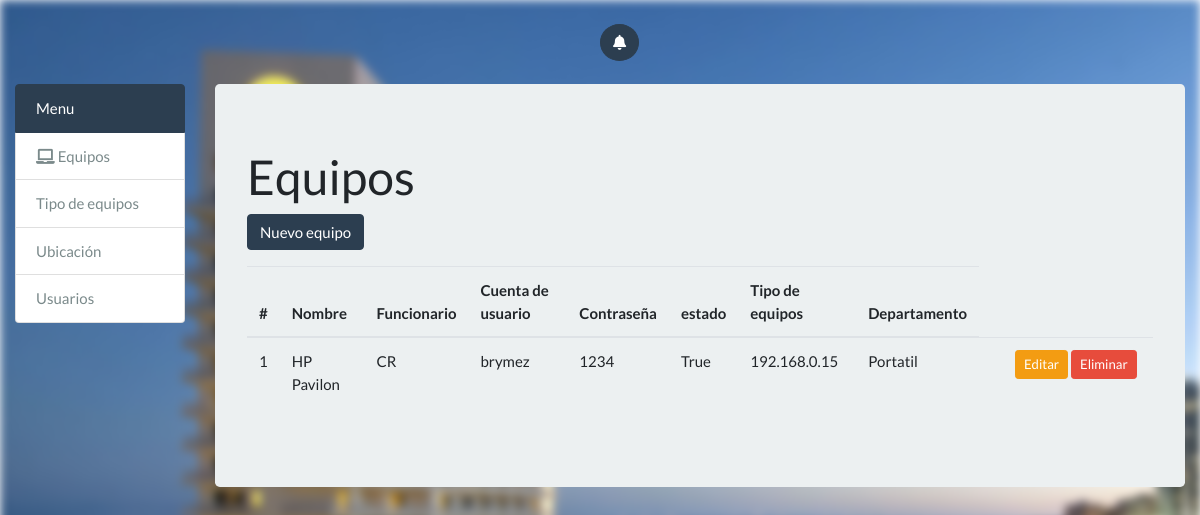
The page / on the database its author committed.
### equipos/models.py (models this page shows, shortened)
class Equipos(models.Model):
	id_equipos = models.AutoField(primary_key=True,max_length=5)
	nombre_equipo = models.CharField(max_length=20,blank=True,null=True)
	funcionario = models.CharField(max_length=45,blank=True,null=True)
	cuenta_usuario = models.CharField(max_length=20,blank=True,null=True)
	contrasena = models.CharField(max_length=20,blank=True,null=True)
	estado = models.NullBooleanField(default=True,blank=True,null=True)
	direccion_ip= models.GenericIPAddressField(max_length=15)
	id_Tipos_Equipos = models.ForeignKey('Tipos_Equipos', on_delete=models.DO_NOTHING)
	id_Departamento = models.ForeignKey(Departamento, on_delete=models.DO_NOTHING)

class Tipos_Equipos(models.Model):
	id_tipos_equipos = models.AutoField(primary_key=True,max_length=5)
	tipo = models.CharField(max_length=20,blank=True,null=True)
	def __str__(self):
		return self.tipo

### equipos/views.py (the view)
# urls.py: url(r'^$', views.equipo_list, name='equipo_list'),
def equipo_list(request):
    equipos = Equipos.objects.all()
    return render(request, 'equipos/equipo_list.html', {'equipos': equipos})

### templates/equipos/equipo_list.html (shortened to what this page needs)
{% extends 'base.html' %}
{% load static %}
{% block content %}
  <h1 class="page-header">Equipos</h1>
  <p>
    <button type="button" class="btn btn-primary js-create-equipo" data-url="{% url 'equipo_create' %}">
      Nuevo equipo
    </button>
  </p>
  <table class="table" id="equipo-table">
    <thead>
      <tr>
        <th>#</th>
        <th>Nombre</th>
        <th>Funcionario</th>
        <th>Cuenta de usuario</th>
        <th>Contraseña</th>
        <th>estado</th>
        <th>Tipo de equipos</th>
        <th>Departamento</th>
      </tr>
    </thead>
    <tbody>
      {% include 'equipos/includes/partial_equipos_list.html' %}
    </tbody>
  </table>
{% endblock %}

### templates/equipos/includes/partial_equipos_list.html (shortened to what this page needs)
{% for equipo in equipos %}
  <tr>
    <td>{{ equipo.id_equipos }}</td>
    <td>{{ equipo.nombre_equipo }}</td>
    <td>{{ equipo.funcionario }}</td>
    <td>{{ equipo.cuenta_usuario }}</td>
    <td>{{ equipo.contrasena }}</td>
    <td>{{ equipo.estado }}</td>
    <td>{{ equipo.direccion_ip }}</td>
      <td>{{ equipo.id_Tipos_Equipos }}</td>
      <td>{{ equipo.id_Departamentos }}</td>
    <td style="width: 150px">
      <button type="button"
              class="btn btn-warning btn-sm js-update-equipo"
              data-url="{% url 'equipo_update' equipo.id_equipos %}">
         Editar
      </button>
      <button type="button"
              class="btn btn-danger btn-sm js-delete-equipo"
              data-url="{% url 'equipo_delete' equipo.id_equipos %}">
         Eliminar
      </button>
    </td>
  </tr>
{% empty %}
  <tr>
    <td colspan="8" class="text-center bg-warning">No hay equipos</td>
  </tr>
{% endfor %}

### static_pro/static/css/index.css (style rules this page uses)
.content:before { content: ""; position: fixed; left: 0; right: 0; z-index: -1; display: block; background-image: url('../img/hotel.jpg'); width: 100%; height: 100%; -webkit-filter: blur(5px); -moz-filter: blur(5px); -o-filter: blur(5px); -ms-filter: blur(5px); filter: blur(5px); }
.content { position: fixed; left: 0; right: 0; z-index: 0; margin-left: 0px; margin-right: 0px; }

### rows shown on the page
Equipos: id_equipos "1", nombre_equipo "HP Pavilon", funcionario "CR", cuenta_usuario "brymez", contrasena "1234", estado "True", direccion_ip "192.168.0.15", id_Tipos_Equipos "Portatil"
